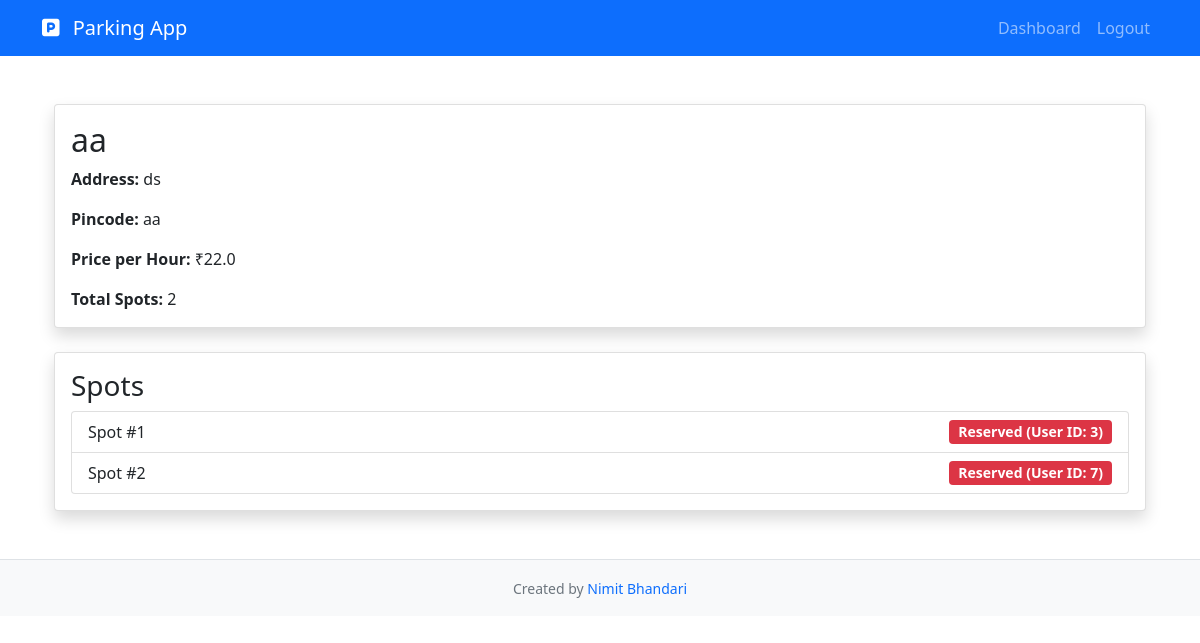
Page /admin/view_lot/1 (signed in) on the committed database.
### models/dtabse_define_stuffs.py (models this page shows, shortened)
class ParkingLot(db.Model):
    __tablename__ = 'parking_lots'
    id = db.Column(db.Integer, primary_key=True)#pura parking lot ka logic
    prime_location_name = db.Column(db.String(100), nullable=False)
    address = db.Column(db.Text, nullable=False)
    pincode = db.Column(db.String(10), nullable=False)
    price_per_hour = db.Column(db.Float, nullable=False)
    maximum_spots = db.Column(db.Integer, nullable=False)
    created_at = db.Column(db.DateTime, default=datetime.utcnow)
    parking_spots = db.relationship('ParkingSpot', backref='lot', lazy=True, cascade='all, delete-orphan')

class ParkingSpot(db.Model):#class table hota hai
    __tablename__ = 'parking_spots'
    id = db.Column(db.Integer, primary_key=True)
    lot_id = db.Column(db.Integer, db.ForeignKey('parking_lots.id'), nullable=False)
    spot_number = db.Column(db.Integer, nullable=False)
    status = db.Column(db.String(1), default='A')
    created_at = db.Column(db.DateTime, default=datetime.utcnow)
    reservations = db.relationship('Reservation', backref='spot', lazy=True)

class Reservation(db.Model):#foregn key prkinid h
    __tablename__ = 'reservations'
    id = db.Column(db.Integer, primary_key=True)
    spot_id = db.Column(db.Integer, db.ForeignKey('parking_spots.id'), nullable=False)
    user_id = db.Column(db.Integer, db.ForeignKey('users.id'), nullable=False)
    vehicle_number = db.Column(db.String(20), nullable=False)
    parking_timestamp = db.Column(db.DateTime, default=datetime.utcnow)
    leaving_timestamp = db.Column(db.DateTime)
    parking_cost = db.Column(db.Float)
    status = db.Column(db.String(20), default='active')

### controllers/admin_cont_stuffs.py (the view)
@admin_blp.route('/view_lot/<int:lot_id>')
def view_lot(lot_id):
    if 'admin_id' not in session:
        return redirect(url_for('admin.admin_login'))
    lot = ParkingLot.query.get_or_404(lot_id)
    spots = ParkingSpot.query.filter_by(lot_id=lot_id).all()
    active_reservations = {}
    reservations = db.session.query(Reservation).join(ParkingSpot).filter(
        ParkingSpot.lot_id == lot_id, Reservation.status == 'active'
    ).all()
    for reservation in reservations:#looping in each reservtn
        active_reservations[reservation.spot_id] = reservation
    context = {
    'lot': lot,
    'spots': spots,
    'active_reservations': active_reservations
    }
    return render_template('view_lot.html', **context) #isme dict alg se bnayi fir pass kiya..bahut complex ho rha tha

### templates/view_lot.html
{% extends "base.html" %}
{% block content %}
<div class="container my-5">
    <div class="card shadow">
        <div class="card-body">
            <h2 class="card-title">{{ lot.prime_location_name }}</h2>
            <p class="card-text"><strong>Address:</strong> {{ lot.address }}</p>
            <p class="card-text"><strong>Pincode:</strong> {{ lot.pincode }}</p>
            <p class="card-text"><strong>Price per Hour:</strong> ₹{{ lot.price_per_hour }}</p>
            <p class="card-text"><strong>Total Spots:</strong> {{ lot.maximum_spots }}</p>
        </div>
    </div>
    <div class="card shadow mt-4">
        <div class="card-body">
            <h3 class="card-title">Spots</h3>
            <ul class="list-group">
                {% for spot in spots %}
                <li class="list-group-item d-flex justify-content-between align-items-center">
                    <span>Spot #{{ spot.spot_number }}</span>
                    {% if spot.id in active_reservations %}
                        <span class="badge bg-danger">Reserved (User ID: {{ active_reservations[spot.id].user_id }})</span>
                    {% else %}
                        <span class="badge bg-success">Available</span>
                    {% endif %}
                </li>
                {% endfor %}
            </ul>
        </div>
    </div>
</div>
{% endblock %}

### static/css/style.css (style rules this page uses)
.card { box-shadow: 0 0.125rem 0.25rem rgba(0, 0, 0, 0.075); border: 1px solid rgba(0, 0, 0, 0.125); }
.badge { font-size: 0.875em; }

### rows in the picture
ParkingLot: prime_location_name "aa", address "ds", pincode "aa", price_per_hour "22.0", maximum_spots "2"
ParkingSpot: spot_number "1"
Reservation: user "3"
ParkingSpot: spot_number "2"
Reservation: user "7"
